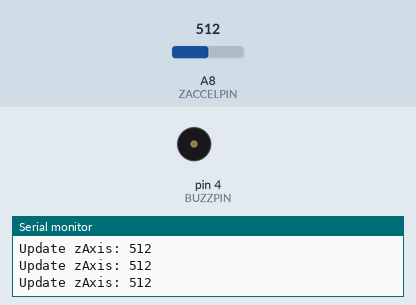
Simulated run of this sketch. Board: Arduino Mega 2560, built for the host (arithmetic inside an expression is 32-bit, double 64-bit). On the bench: buzzer (waves = sounding), the last lines printed to the serial monitor. The test bench sets the inputs (shaded band); at power-on: A8 (ZACCELPIN) = 512.

Above: at 2.2 s.
2.3 s: A8 (ZACCELPIN) set to 728
3.9 s: A8 (ZACCELPIN) set to 755
At 4.7 s:
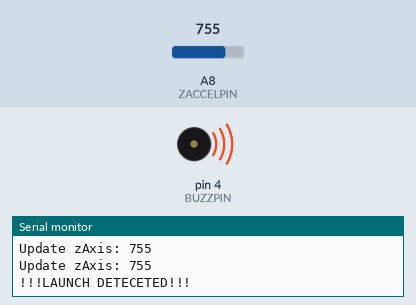
Timing chart, 0 to 6.9 s (numbered marks = the images above; inputs shaded):
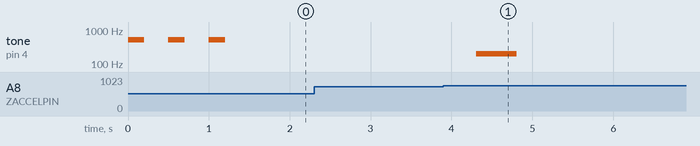

Measured:
- the behaviour switches between 744 and 745 on A8 (ZACCELPIN) (found by bisection; images 0 and 1)
- after the input at 3.9 s, tone on pin 4 (BUZZPIN): silent → 200 Hz after 0.41 s, → silent 0.50 s later
- by itself, tone on pin 4 (BUZZPIN): alternates 512 Hz for 0.20 s and silent for 0.30 s, 6 changes in all, then stays silent

The sketch:

YCHSRocketeenc.ino
```cpp
#include "Wire.h"

#define BUZZPIN 4
#define DEVMODE 1
#define I2CADDR 0x26

#define GPSFIXTONE 2048

#define LOOPDELAY 100 // Loop delay in ms

#define LAUNCHZTHRESH 745 // Approx 2.5g - max detect is 3g
#define LAUNCHTIMETHRESH 500 //Amount of time in ms above Z threshold before we decide we're launched
#define LAUNCHCOUNTTHRESH (int)(LAUNCHTIMETHRESH/LOOPDELAY) //Threshold Count = time threshold over loop delay time

#define XACCELPIN A6
#define YACCELPIN A7
#define ZACCELPIN A8

volatile bool launchDetect = false;
int launchZAboveThresh = 0;


//I2C variables
enum i2cProt {
  INVALID = 0,
  GPS,
  REQ
};

static char i2cProtText[3][4] = {
  "INV",
  "GPS",
  "REQ"
};

enum i2cReq {
  NOTREQ = 0,
  TEST,	//1 byte reply - 0xF
  XMIT_RDY	//1 byte reply - 0 = false, 1 = true
};

char i2cData[33]; //HW buffer of 32B, +1 for NULL since the protocol is string-based
enum i2cReq i2cReqType = NOTREQ;
volatile bool i2cNewData = false;
volatile bool requestTest = false;


bool gpsFixed = false;
bool gpsFirstFix = true;


void setup() {
  int zAxis = 0;
  int yAxis = 0;
  int xAxis = 0;

  Wire.begin(I2CADDR); //Start in I2C Slave mode.
  Wire.onReceive(receiveI2C);
  Wire.onRequest(requestI2C);

  pinMode(BUZZPIN, OUTPUT);
  xAxis = analogRead(XACCELPIN);
  yAxis = analogRead(YACCELPIN);
  zAxis = analogRead(ZACCELPIN);
  if (DEVMODE) {
    Serial.begin(9600);
    Serial.printf("Z: %i, Y: %i, X: %i\n", zAxis, yAxis, xAxis);
  }
  tone(BUZZPIN, xAxis, 200);
  delay(500);
  tone(BUZZPIN, yAxis, 200);
  delay(500);
  tone(BUZZPIN, zAxis, 200);
}

void updateLaunchDetect() {
  int zAxis = 0;
  zAxis = analogRead(ZACCELPIN);
  if (DEVMODE) {
    Serial.printf("Update zAxis: %i\n", zAxis);
  }
  if (zAxis >= LAUNCHZTHRESH) {
    if (++launchZAboveThresh >= LAUNCHCOUNTTHRESH) {
      launchDetect = true;
      if (DEVMODE) {
        Serial.printf("!!!LAUNCH DETECETED!!!\n");
        tone(BUZZPIN, 200, 500);
      }
    }
  } else {
    launchZAboveThresh = 0;
  }

}


void gpsFixBeep() {
  gpsFirstFix = false;
  tone(BUZZPIN, GPSFIXTONE, 200);
  delay(500);
  tone(BUZZPIN, GPSFIXTONE, 200);
  delay(500);
  tone(BUZZPIN, GPSFIXTONE, 200);
}

void testBeep() {
  requestTest = false;
  if (!DEVMODE) return;
  tone(BUZZPIN, GPSFIXTONE*2, 1000);
  delay(1000);
}

void receiveI2C(int count) {
  int i = 0;
  while (Wire.available() && i < 32) {
    i2cData[i++] = Wire.read();
  }
  i2cData[i] = '\0';
  if (DEVMODE) Serial.printf("I2C receive %s\n", i2cData);
  i2cNewData = true;
}

void requestI2C() {
  switch (i2cReqType) {
    case TEST: //Test request, only valid response is 0xF
      Wire.write(0xF);
      requestTest = true;
      break;
    case XMIT_RDY: //Asking if we're ready for transmission - once we've launched
      Wire.write((char)launchDetect);
      break;
    default:
      Wire.write(0xFF); //Invalid response
      if (DEVMODE) Serial.printf("I2C unhandled request %i\n", i2cReqType);
      break;
  }
}

int i2cProcessData() {
  char *token;
  enum i2cProt prot = INVALID;
  int payload = -1, ret = -1;

  if (i2cNewData) {
    if ((token = strtok(i2cData, ":")) != NULL) {
      if ((strstr(i2cProtText[GPS], token)) != NULL) {
        prot = GPS;
      } else if ((strstr(i2cProtText[REQ], token)) != NULL) {
        prot = REQ;
      } else {
        if (DEVMODE) Serial.printf("i2c Unrecognized protocol: '%s'\n", i2cData);
        ret = -1;
        goto out;
      }
    }

    token = strtok(NULL, ":");
    if (token != NULL) {
      payload = atoi(token);
    }

    ret = prot;
    switch (prot) {
      case GPS:
        gpsFixed = (bool)payload;
        if (gpsFirstFix && gpsFixed) gpsFixBeep();
        break;
      case REQ:
        i2cReqType = (enum i2cReq)payload;
        break;
      default:
        if (DEVMODE) Serial.printf("i2c Unhandled protocol: '%s'\n", i2cData);
        ret = -1;
        goto out;
    }
  }

out:

  i2cNewData = false;
  return ret;
}


void loop() {

  if (!launchDetect) updateLaunchDetect();
  if (i2cNewData) i2cProcessData();
  if (DEVMODE && requestTest) testBeep();

  delay(LOOPDELAY);
}
```
